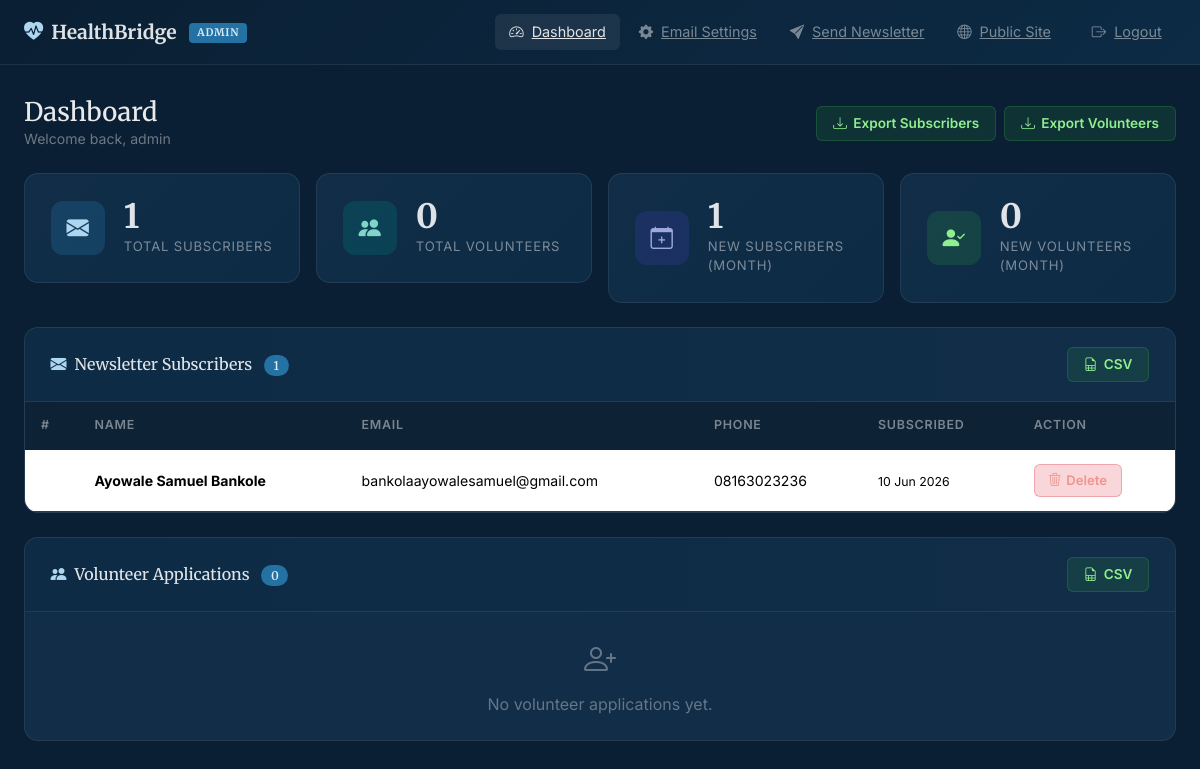
Screenshot of /admin/dashboard (signed in) with the database file from the repository.
### models.py (models this page shows, shortened)
class AdminUser(UserMixin, db.Model):
    __tablename__ = 'admin_users'
    id = db.Column(db.Integer, primary_key=True)
    username = db.Column(db.String(80), unique=True, nullable=False)
    password_hash = db.Column(db.String(256), nullable=False)

class Subscriber(db.Model):
    __tablename__ = 'subscribers'
    id = db.Column(db.Integer, primary_key=True)
    full_name = db.Column(db.String(120), nullable=False)
    email = db.Column(db.String(120), unique=True, nullable=False)
    phone = db.Column(db.String(20), nullable=True)
    date_subscribed = db.Column(db.DateTime, default=datetime.utcnow)

### app.py (the view)
@app.route('/admin/dashboard')
@login_required
def admin_dashboard():
    subscribers = Subscriber.query.order_by(Subscriber.date_subscribed.desc()).all()
    volunteers = Volunteer.query.order_by(Volunteer.date_submitted.desc()).all()
    stats = {
        'total_subscribers': Subscriber.query.count(),
        'total_volunteers': Volunteer.query.count(),
        'new_this_month': Subscriber.query.filter(
            db.extract('month', Subscriber.date_subscribed) == datetime.utcnow().month,
            db.extract('year', Subscriber.date_subscribed) == datetime.utcnow().year
        ).count(),
        'volunteers_this_month': Volunteer.query.filter(
            db.extract('month', Volunteer.date_submitted) == datetime.utcnow().month,
            db.extract('year', Volunteer.date_submitted) == datetime.utcnow().year
        ).count(),
    }
    return render_template('admin_dashboard.html',
                           subscribers=subscribers,
                           volunteers=volunteers,
                           stats=stats)

### app.py (called while the page is built)
@login_manager.user_loader
def load_user(user_id):
    return AdminUser.query.get(int(user_id))

### templates/admin_dashboard.html (shortened to what this page needs)
{% extends "admin_base.html" %}
{% block content %}
<div class="d-flex align-items-center justify-content-between mb-4 flex-wrap gap-3">
  <div>
    <h1 style="color:rgba(255,255,255,.9);font-family:'Merriweather',serif;font-size:1.6rem;margin:0;">Dashboard</h1>
    <p style="color:rgba(255,255,255,.4);font-size:.88rem;margin:0;">Welcome back, {{ current_user.username }}</p>
  </div>
  <div class="d-flex gap-2 flex-wrap">
    <a href="{{ url_for('export_subscribers') }}" class="btn-adm-export"><i class="bi bi-download"></i> Export Subscribers</a>
    <a href="{{ url_for('export_volunteers') }}" class="btn-adm-export"><i class="bi bi-download"></i> Export Volunteers</a>
  </div>
</div>
<div class="row g-3 mb-4">
  <div class="col-sm-6 col-xl-3">
    <div class="stat-card">
      <div class="stat-icon blue"><i class="bi bi-envelope-fill"></i></div>
      <div>
        <div class="stat-num">{{ stats.total_subscribers }}</div>
        <div class="stat-label">Total Subscribers</div>
      </div>
    </div>
  </div>
  <div class="col-sm-6 col-xl-3">
    <div class="stat-card">
      <div class="stat-icon teal"><i class="bi bi-people-fill"></i></div>
      <div>
        <div class="stat-num">{{ stats.total_volunteers }}</div>
        <div class="stat-label">Total Volunteers</div>
      </div>
    </div>
  </div>
  <div class="col-sm-6 col-xl-3">
    <div class="stat-card">
      <div class="stat-icon indigo"><i class="bi bi-calendar-plus"></i></div>
      <div>
        <div class="stat-num">{{ stats.new_this_month }}</div>
        <div class="stat-label">New Subscribers (Month)</div>
      </div>
    </div>
  </div>
  <div class="col-sm-6 col-xl-3">
    <div class="stat-card">
      <div class="stat-icon green"><i class="bi bi-person-check-fill"></i></div>
      <div>
        <div class="stat-num">{{ stats.volunteers_this_month }}</div>
        <div class="stat-label">New Volunteers (Month)</div>
      </div>
    </div>
  </div>
</div>
<div class="admin-panel mb-4" id="subscribers">
  <div class="panel-header">
    <h5><i class="bi bi-envelope-fill me-2" style="color:#aed6f1"></i>Newsletter Subscribers <span class="panel-count ms-2">{{ subscribers|length }}</span></h5>
    <a href="{{ url_for('export_subscribers') }}" class="btn-adm-export btn-adm-sm"><i class="bi bi-file-earmark-spreadsheet"></i> CSV</a>
  </div>
  {% if subscribers %}
  <div class="table-responsive">
    <table class="table admin-table align-middle">
      <thead>
        <tr>
          <th>#</th><th>Name</th><th>Email</th><th>Phone</th><th>Subscribed</th><th>Action</th>
        </tr>
      </thead>
      <tbody>
        {% for s in subscribers %}
        <tr>
          <td><span style="color:rgba(255,255,255,.35);">{{ loop.index }}</span></td>
          <td><strong>{{ s.full_name }}</strong></td>
          <td>{{ s.email }}</td>
          <td>{{ s.phone or '—' }}</td>
          <td><small>{{ s.date_subscribed.strftime('%d %b %Y') }}</small></td>
          <td>
            <form action="{{ url_for('delete_subscriber', sub_id=s.id) }}" method="POST" onsubmit="return confirm('Delete this subscriber?')">
              <button type="submit" class="btn-adm-danger"><i class="bi bi-trash3"></i> Delete</button>
            </form>
          </td>
        </tr>
        {% endfor %}
      </tbody>
    </table>
  </div>
  {% else %}
  <div class="p-4 text-center" style="color:rgba(255,255,255,.35);">
    <i class="bi bi-inbox" style="font-size:2rem;display:block;margin-bottom:.5rem;"></i>
    No subscribers yet. Share the newsletter form on the public site.
  </div>
  {% endif %}
</div>
<div class="admin-panel" id="volunteers">
  <div class="panel-header">
    <h5><i class="bi bi-people-fill me-2" style="color:#aed6f1"></i>Volunteer Applications <span class="panel-count ms-2">{{ volunteers|length }}</span></h5>
    <a href="{{ url_for('export_volunteers') }}" class="btn-adm-export btn-adm-sm"><i class="bi bi-file-earmark-spreadsheet"></i> CSV</a>
  </div>
  {% if volunteers %}
  <div class="table-responsive">
    <table class="table admin-table align-middle">
      <thead>
        <tr>
          <th>#</th><th>Name</th><th>Email</th><th>Phone</th><th>Skills</th><th>Message</th><th>Submitted</th><th>Action</th>
        </tr>
      </thead>
      <tbody>
        {% for v in volunteers %}
        <tr>
          <td><span style="color:rgba(255,255,255,.35);">{{ loop.index }}</span></td>
          <td><strong>{{ v.full_name }}</strong></td>
          <td>{{ v.email }}</td>
          <td>{{ v.phone }}</td>
          <td><small>{{ v.skills or '—' }}</small></td>
          <td>
            {% if v.message %}
            <small style="opacity:.7;" title="{{ v.message }}">{{ v.message[:40] }}{% if v.message|length > 40 %}…{% endif %}</small>
            {% else %}—{% endif %}
          </td>
          <td><small>{{ v.date_submitted.strftime('%d %b %Y') }}</small></td>
          <td>
            <form action="{{ url_for('delete_volunteer', vol_id=v.id) }}" method="POST" onsubmit="return confirm('Delete this volunteer?')">
              <button type="submit" class="btn-adm-danger"><i class="bi bi-trash3"></i> Delete</button>
            </form>
          </td>
        </tr>
        {% endfor %}
      </tbody>
    </table>
  </div>
  {% else %}
  <div class="p-4 text-center" style="color:rgba(255,255,255,.35);">
    <i class="bi bi-person-plus" style="font-size:2rem;display:block;margin-bottom:.5rem;"></i>
    No volunteer applications yet.
  </div>
  {% endif %}
</div>
{% endblock %}

### templates/admin_base.html (shortened to what this page needs)
<!DOCTYPE html>
<html lang="en">
<head>
  <link href="https://cdn.jsdelivr.net/npm/bootstrap@5.3.3/dist/css/bootstrap.min.css" rel="stylesheet"/>
  <link href="https://cdn.jsdelivr.net/npm/bootstrap-icons@1.11.3/font/bootstrap-icons.min.css" rel="stylesheet"/>
  <link rel="stylesheet" href="{{ url_for('static', filename='css/admin.css') }}"/>
</head>
<body class="admin-body">
<nav class="navbar navbar-expand-lg admin-navbar">
  <div class="container-fluid px-4">
    <a class="navbar-brand" href="{{ url_for('admin_dashboard') }}">
      <i class="bi bi-heart-pulse-fill me-2" style="color:#aed6f1"></i>HealthBridge
      <span class="badge-admin">ADMIN</span>
    </a>
    <div class="collapse navbar-collapse" id="adminNav">
      <ul class="navbar-nav ms-auto align-items-lg-center gap-1">
        <li class="nav-item">
          <a class="admin-nav-link {% if request.endpoint=='admin_dashboard' %}active{% endif %}" href="{{ url_for('admin_dashboard') }}">
            <i class="bi bi-speedometer2"></i> Dashboard
          </a>
        </li>
        <li class="nav-item">
          <a class="admin-nav-link {% if request.endpoint=='admin_email_settings' %}active{% endif %}" href="{{ url_for('admin_email_settings') }}">
            <i class="bi bi-gear-fill"></i> Email Settings
          </a>
        </li>
        <li class="nav-item">
          <a class="admin-nav-link {% if request.endpoint=='admin_send_newsletter' %}active{% endif %}" href="{{ url_for('admin_send_newsletter') }}">
            <i class="bi bi-send-fill"></i> Send Newsletter
          </a>
        </li>
        <li class="nav-item">
          <a class="admin-nav-link" href="{{ url_for('index') }}" target="_blank">
            <i class="bi bi-globe"></i> Public Site
          </a>
        </li>
        <li class="nav-item ms-lg-2">
          <a class="admin-nav-link logout-link" href="{{ url_for('admin_logout') }}">
            <i class="bi bi-box-arrow-right"></i> Logout
          </a>
        </li>
      </ul>
    </div>
  </div>
</nav>
<div class="admin-wrapper">
  <div class="container-fluid px-4">
    {% block content %}{% endblock %}
  </div>
</div>
</body>
</html>

### static/css/admin.css (style rules this page uses)
:root { --adm-bg: #0a1f33; --adm-sidebar: #0d2b45; --adm-card: #112d47; --adm-border: rgba(255,255,255,.08); --adm-text: rgba(255,255,255,.87); --adm-muted: rgba(255,255,255,.45); --adm-accent: #2471a3; --adm-accent2: #1a5276; --sky-100: #d6eaf8; --sky-200: #aed6f1; }
body.admin-body { background: var(--adm-bg); color: var(--adm-text); font-family: 'Inter', 'Segoe UI', system-ui, sans-serif; min-height: 100vh; }
.admin-navbar { background: linear-gradient(135deg, var(--adm-bg) 0%, var(--adm-sidebar) 100%); border-bottom: 1px solid var(--adm-border); padding: .8rem 0; position: sticky; top: 0; z-index: 1040; }
.admin-navbar .navbar-brand { color: var(--adm-text) !important; font-family: 'Merriweather', Georgia, serif; font-size: 1.2rem; font-weight: 700; }
.admin-navbar .navbar-brand .badge-admin { background: var(--adm-accent); color: var(--sky-100); font-size: .65rem; font-weight: 700; letter-spacing: .08em; text-transform: uppercase; padding: .2rem .5rem; border-radius: 4px; margin-left: .5rem; vertical-align: middle; }
.admin-nav-link { color: var(--adm-muted) !important; font-size: .9rem; padding: .45rem .9rem !important; border-radius: 6px; transition: background .2s, color .2s; display: flex; align-items: center; gap: .5rem; }
.admin-nav-link:hover, .admin-nav-link.active { color: var(--adm-text) !important; background: rgba(255,255,255,.07); }
.admin-wrapper { padding: 2rem 0 4rem; }
.stat-card { background: linear-gradient(135deg, var(--adm-card) 0%, var(--adm-sidebar) 100%); border: 1px solid var(--adm-border); border-radius: 14px; padding: 1.6rem; display: flex; align-items: center; gap: 1.2rem; transition: transform .2s, box-shadow .2s; }
.stat-icon { width: 54px; height: 54px; border-radius: 12px; display: flex; align-items: center; justify-content: center; font-size: 1.4rem; flex-shrink: 0; }
.stat-icon.blue { background: rgba(36,113,163,.3); color: var(--sky-200); }
.stat-icon.teal { background: rgba(0,128,128,.25); color: #81d4c8; }
.stat-icon.indigo { background: rgba(60,60,180,.25); color: #9fa8da; }
.stat-icon.green { background: rgba(46,160,67,.2); color: #90ee90; }
.stat-card .stat-num { font-family: 'Merriweather', serif; font-size: 2.1rem; font-weight: 700; color: var(--adm-text); line-height: 1; }
.stat-card .stat-label { font-size: .82rem; color: var(--adm-muted); text-transform: uppercase; letter-spacing: .06em; margin-top: .2rem; }
.admin-panel { background: var(--adm-card); border: 1px solid var(--adm-border); border-radius: 14px; overflow: hidden; }
.admin-panel .panel-header { background: linear-gradient(90deg, var(--adm-sidebar), var(--adm-card)); padding: 1.2rem 1.6rem; border-bottom: 1px solid var(--adm-border); display: flex; align-items: center; justify-content: space-between; flex-wrap: wrap; gap: .8rem; }
.admin-panel .panel-header h5 { color: var(--adm-text); font-family: 'Merriweather', serif; font-size: 1rem; margin: 0; }
.admin-panel .panel-header .panel-count { background: var(--adm-accent); color: var(--white); font-size: .75rem; padding: .2rem .6rem; border-radius: 50px; font-weight: 600; }
.admin-table { color: var(--adm-text); margin: 0; font-size: .88rem; }
.admin-table thead th { background: rgba(0,0,0,.25); color: var(--adm-muted); font-size: .78rem; font-weight: 600; letter-spacing: .06em; text-transform: uppercase; border-color: var(--adm-border); padding: .9rem 1rem; }
.admin-table tbody tr { border-color: var(--adm-border); transition: background .15s; }
.admin-table td { padding: .85rem 1rem; vertical-align: middle; border-color: var(--adm-border); }
.btn-adm-sm { padding: .35rem .85rem; font-size: .82rem; border-radius: 6px; }
.btn-adm-danger { background: rgba(220,53,69,.2); color: #f1948a; border: 1px solid rgba(220,53,69,.3); border-radius: 6px; padding: .35rem .85rem; font-size: .82rem; font-weight: 600; transition: background .2s; display: inline-flex; align-items: center; gap: .3rem; }
.btn-adm-export { background: rgba(46,160,67,.15); color: #90ee90; border: 1px solid rgba(46,160,67,.3); border-radius: 6px; padding: .4rem 1rem; font-size: .85rem; font-weight: 600; display: inline-flex; align-items: center; gap: .4rem; text-decoration: none; transition: background .2s; }
#subscribers, #volunteers { scroll-margin-top: 80px; }

### rows the page displays
AdminUser: username "admin"
Subscriber: full_name "Ayowale Samuel Bankole", email "bankolaayowalesamuel@gmail.com", phone "08163023236", date_subscribed "10 Jun 2026"

### other values shown
{{ stats.total_subscribers }} "1"
{{ stats.total_volunteers }} "0"
{{ stats.new_this_month }} "1"
{{ stats.volunteers_this_month }} "0"
{{ subscribers|length }} "1"
{{ volunteers|length }} "0"
